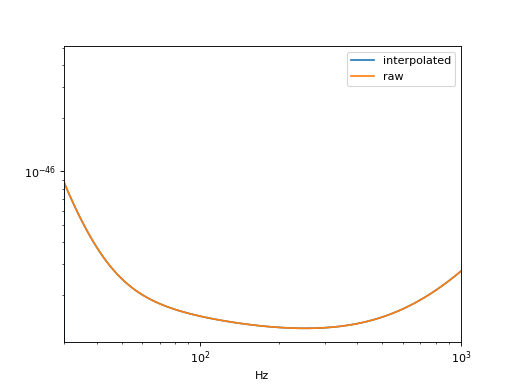

Python code for this plot:
import matplotlib.pyplot as pp
import pycbc.psd
import pycbc.types


filename = 'example_psd.txt'

# The PSD will be interpolated to the requested frequency spacing
delta_f = 1.0 / 4
length = int(1024 / delta_f)
low_frequency_cutoff = 30.0
psd = pycbc.psd.from_txt(filename, length, delta_f,
                         low_frequency_cutoff, is_asd_file=False)
pp.loglog(psd.sample_frequencies, psd, label='interpolated')

# The PSD will be read in without modification
psd = pycbc.types.load_frequencyseries('./example_psd.txt')
pp.loglog(psd.sample_frequencies, psd, label='raw')

pp.xlim(xmin=30, xmax=1000)
pp.legend()
pp.xlabel('Hz')
pp.show()

# Save a psd to file, several formats are supported (.txt, .hdf, .npy)
psd.save('tmp_psd.txt')
